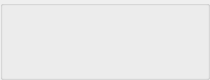
<?xml version="1.0" encoding="UTF-8"?>
<ui version="4.0">
 <class>MediaItemBox</class>
 <widget class="QGroupBox" name="MediaItemBox">
  <property name="geometry">
   <rect>
    <x>0</x>
    <y>0</y>
    <width>210</width>
    <height>80</height>
   </rect>
  </property>
  <property name="sizePolicy">
   <sizepolicy hsizetype="Preferred" vsizetype="Fixed">
    <horstretch>0</horstretch>
    <verstretch>0</verstretch>
   </sizepolicy>
  </property>
  <property name="minimumSize">
   <size>
    <width>0</width>
    <height>60</height>
   </size>
  </property>
  <property name="maximumSize">
   <size>
    <width>16777215</width>
    <height>100</height>
   </size>
  </property>
  <property name="windowTitle">
   <string>GroupBox</string>
  </property>
  <property name="styleSheet">
   <string notr="true"/>
  </property>
  <layout class="QHBoxLayout" name="horizontalLayout">
   <property name="spacing">
    <number>0</number>
   </property>
   <property name="leftMargin">
    <number>0</number>
   </property>
   <property name="topMargin">
    <number>0</number>
   </property>
   <property name="rightMargin">
    <number>0</number>
   </property>
   <property name="bottomMargin">
    <number>0</number>
   </property>
   <item>
    <widget class="QGroupBox" name="mediaTextBox">
     <property name="sizePolicy">
      <sizepolicy hsizetype="Preferred" vsizetype="Preferred">
       <horstretch>0</horstretch>
       <verstretch>0</verstretch>
      </sizepolicy>
     </property>
     <property name="minimumSize">
      <size>
       <width>120</width>
       <height>0</height>
      </size>
     </property>
     <property name="maximumSize">
      <size>
       <width>16777215</width>
       <height>50</height>
      </size>
     </property>
     <property name="styleSheet">
      <string notr="true">padding: 0px 5px 0px 2px;border:0;</string>
     </property>
     <property name="title">
      <string/>
     </property>
     <layout class="QVBoxLayout" name="verticalLayout_5">
      <property name="spacing">
       <number>1</number>
      </property>
      <property name="leftMargin">
       <number>0</number>
      </property>
      <property name="topMargin">
       <number>0</number>
      </property>
      <property name="rightMargin">
       <number>0</number>
      </property>
      <property name="bottomMargin">
       <number>0</number>
      </property>
      <item>
       <widget class="QLabel" name="textTitle">
        <property name="maximumSize">
         <size>
          <width>16777215</width>
          <height>16777215</height>
         </size>
        </property>
        <property name="font">
         <font>
          <pointsize>10</pointsize>
         </font>
        </property>
        <property name="styleSheet">
         <string notr="true">border:0;</string>
        </property>
        <property name="text">
         <string/>
        </property>
        <property name="scaledContents">
         <bool>false</bool>
        </property>
       </widget>
      </item>
      <item>
       <widget class="QLabel" name="textArtist">
        <property name="maximumSize">
         <size>
          <width>16777215</width>
          <height>16777215</height>
         </size>
        </property>
        <property name="styleSheet">
         <string notr="true">border:0;</string>
        </property>
        <property name="text">
         <string/>
        </property>
       </widget>
      </item>
     </layout>
    </widget>
   </item>
   <item>
    <widget class="QGroupBox" name="controlBox">
     <property name="sizePolicy">
      <sizepolicy hsizetype="Fixed" vsizetype="Preferred">
       <horstretch>0</horstretch>
       <verstretch>0</verstretch>
      </sizepolicy>
     </property>
     <property name="minimumSize">
      <size>
       <width>82</width>
       <height>30</height>
      </size>
     </property>
     <property name="maximumSize">
      <size>
       <width>82</width>
       <height>40</height>
      </size>
     </property>
     <property name="layoutDirection">
      <enum>Qt::LeftToRight</enum>
     </property>
     <property name="autoFillBackground">
      <bool>false</bool>
     </property>
     <property name="styleSheet">
      <string notr="true">padding:0;border:0;</string>
     </property>
     <property name="title">
      <string/>
     </property>
     <layout class="QHBoxLayout" name="horizontalLayout_2">
      <property name="spacing">
       <number>2</number>
      </property>
      <property name="leftMargin">
       <number>0</number>
      </property>
      <property name="topMargin">
       <number>0</number>
      </property>
      <property name="rightMargin">
       <number>0</number>
      </property>
      <property name="bottomMargin">
       <number>0</number>
      </property>
      <item>
       <widget class="QPushButton" name="btnPlay">
        <property name="sizePolicy">
         <sizepolicy hsizetype="Fixed" vsizetype="Fixed">
          <horstretch>0</horstretch>
          <verstretch>0</verstretch>
         </sizepolicy>
        </property>
        <property name="minimumSize">
         <size>
          <width>0</width>
          <height>0</height>
         </size>
        </property>
        <property name="maximumSize">
         <size>
          <width>34</width>
          <height>34</height>
         </size>
        </property>
        <property name="cursor">
         <cursorShape>ArrowCursor</cursorShape>
        </property>
        <property name="styleSheet">
         <string notr="true">margin:0;</string>
        </property>
        <property name="text">
         <string/>
        </property>
        <property name="icon">
         <iconset resource="res.qrc">
          <normaloff>:/images/circle-play.svg</normaloff>:/images/circle-play.svg</iconset>
        </property>
        <property name="iconSize">
         <size>
          <width>23</width>
          <height>23</height>
         </size>
        </property>
       </widget>
      </item>
      <item>
       <widget class="QPushButton" name="btnInfo">
        <property name="sizePolicy">
         <sizepolicy hsizetype="Preferred" vsizetype="Fixed">
          <horstretch>0</horstretch>
          <verstretch>0</verstretch>
         </sizepolicy>
        </property>
        <property name="minimumSize">
         <size>
          <width>0</width>
          <height>0</height>
         </size>
        </property>
        <property name="maximumSize">
         <size>
          <width>34</width>
          <height>34</height>
         </size>
        </property>
        <property name="cursor">
         <cursorShape>ArrowCursor</cursorShape>
        </property>
        <property name="text">
         <string/>
        </property>
        <property name="icon">
         <iconset resource="res.qrc">
          <normaloff>:/images/media-info.svg</normaloff>:/images/media-info.svg</iconset>
        </property>
        <property name="iconSize">
         <size>
          <width>21</width>
          <height>21</height>
         </size>
        </property>
       </widget>
      </item>
      <item>
       <widget class="QPushButton" name="btnDel">
        <property name="sizePolicy">
         <sizepolicy hsizetype="Fixed" vsizetype="Fixed">
          <horstretch>0</horstretch>
          <verstretch>0</verstretch>
         </sizepolicy>
        </property>
        <property name="minimumSize">
         <size>
          <width>0</width>
          <height>0</height>
         </size>
        </property>
        <property name="maximumSize">
         <size>
          <width>26</width>
          <height>26</height>
         </size>
        </property>
        <property name="cursor">
         <cursorShape>ArrowCursor</cursorShape>
        </property>
        <property name="text">
         <string/>
        </property>
        <property name="icon">
         <iconset resource="res.qrc">
          <normaloff>:/images/media-delete.svg</normaloff>:/images/media-delete.svg</iconset>
        </property>
        <property name="iconSize">
         <size>
          <width>21</width>
          <height>21</height>
         </size>
        </property>
       </widget>
      </item>
     </layout>
    </widget>
   </item>
  </layout>
 </widget>
 <resources>
  <include location="res.qrc"/>
 </resources>
 <connections/>
</ui>
